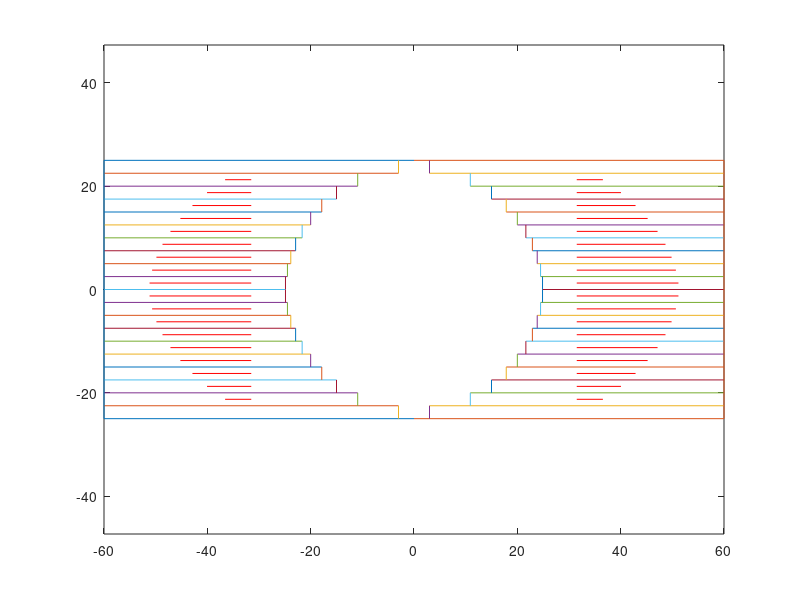

This chart was generated by the following MATLAB code:
clear
Lh=60;
h=50;
yuliu=3;
w=25/10;
zcwz=57*(1-0.5);
y=(-25+w):w:-w;
x=-sqrt(25^2-y.^2);
x=[-yuliu,x];                                                                                                                                                                                                                                                                                                                                                                                                                                                                                                                                   
l=x-(-Lh);
k=Lh-yuliu-zcwz;
yo=-k*h/(Lh-yuliu);
xo=-sqrt(k^2-yo^2)+x(1);
d=sqrt((xo-x).^2+yo^2);
xx1=(xo-x).*(l-d)./d+xo;
yy1=yo.*(l-d)./d+yo;
kaikou1=-Lh+(l-d);
kaikou2=(zcwz-Lh)*ones(size(kaikou1));
mutiao=abs(-Lh-x);
kaikoucd=kaikou2-kaikou1;
shuju=[mutiao;kaikou1;kaikou2;kaikoucd;xx1;xo*ones(size(xx1))];
plot([0,-Lh],[-25,-25]);
hold on
for i=1:10
    plot([x(i),-Lh],[-25+w*i,-25+w*i]);hold on;
    plot([x(i),x(i)],[-25+w*i,-25+w*(i-1)]);hold on
end
plot([0,-Lh],[25,25]);
hold on
for i=1:10
    plot([x(i),-Lh],[25-w*i,25-w*i]);hold on;
    plot([x(i),x(i)],[25-w*i,25-w*(i-1)]);hold on;
end
plot([-Lh,-Lh],[-25,25]),hold on;
%===========================================
x=-x;
plot([0,Lh],[-25,-25]);
hold on
for i=1:10
    plot([x(i),Lh],[-25+w*i,-25+w*i]);hold on;
    plot([x(i),x(i)],[-25+w*i,-25+w*(i-1)]);hold on
end
plot([0,Lh],[25,25]);
hold on
for i=1:10
    plot([x(i),Lh],[25-w*i,25-w*i]);hold on;
    plot([x(i),x(i)],[25-w*i,25-w*(i-1)]);hold on;
end
plot([Lh,Lh],[-25,25]),hold on;
axis equal

for i=1:10
    plot([kaikou1(i),kaikou2(i)],[-25-w/2+w*i,-25-w/2+w*i],'r');hold on;
end

for i=1:10
    plot([kaikou1(i),kaikou2(i)],[25+w/2-w*i,25+w/2-w*i],'r');hold on;
end
kaikou1=-kaikou1;
kaikou2=-kaikou2;
for i=1:10
    plot([kaikou1(i),kaikou2(i)],[-25-w/2+w*i,-25-w/2+w*i],'r');hold on;
end

for i=1:10
    plot([kaikou1(i),kaikou2(i)],[25+w/2-w*i,25+w/2-w*i],'r');hold on;
end


